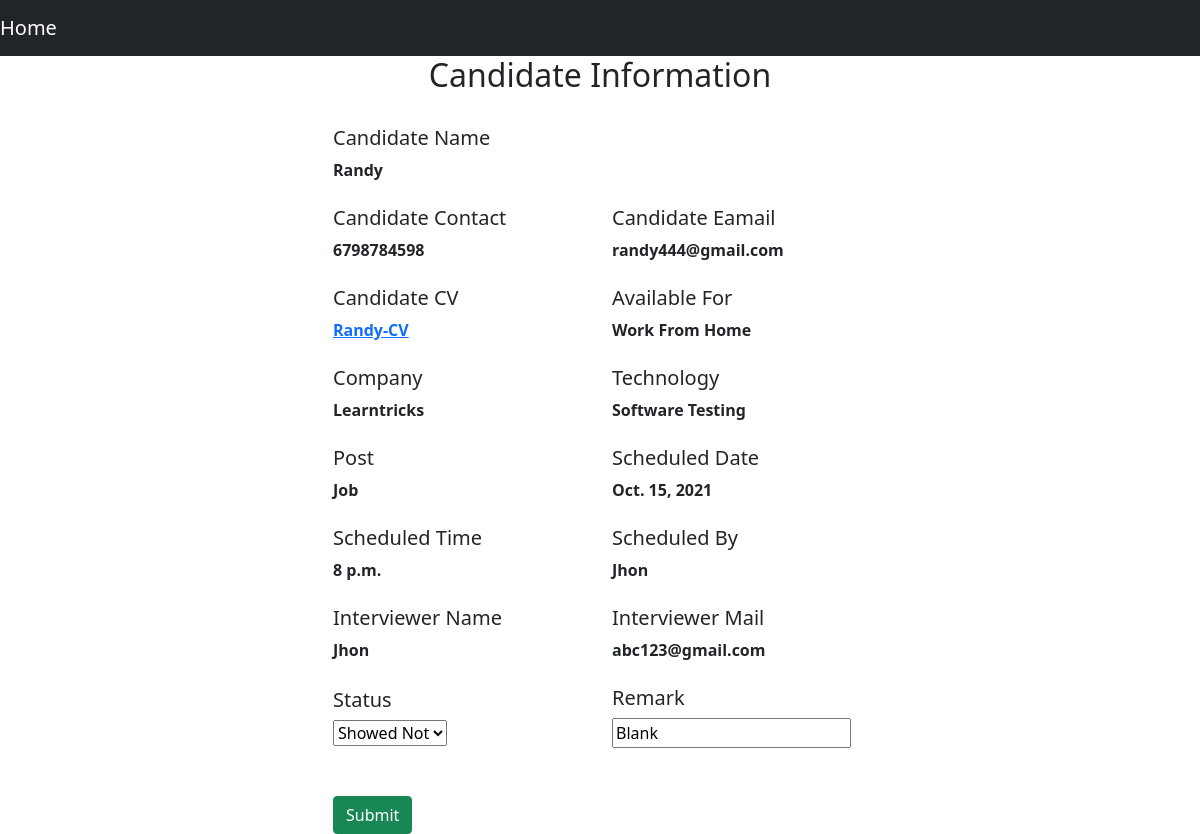
The app's page /update/31/ with its own data.
### myApp/models.py (models this page shows)
class Candidate(models.Model):
    Available_choices = [
    ('In Office','In Office'),
    ('Work From Home','Work From Home')
]
    Status_choices = [
        ('Showed Up','Showed Up'),
        ('Showed Not','Showed Not')
    ]
    Company_choices =[
        ('Uptricks','Uptricks'),
        ('Kukbit','Kukbit'),
        ('Skillbit','Skillbit'),
        ('Learntricks','Learntricks'),
        ('Challengekatta','Challengekatta'),
        ('Happieloop','Happieloop'),
        ('Internshipmela','Internshipmela')
    ]
    Technology_choices = [
        ('Video Editor Animation','Video Editor Animation'),
        ('Android Development','Android Development'),
        ('Game Development','Game Development'),
        ('Graphics Designing','Graphics Designing'),
        ('Software Testing','Software Testing'),
        ('Manual Testing','Manual Testing'),
        ('Full-stack Development','Full-stack Development'),
        ('Human Resource','Human Resource'),
        ('Digital Marketing','Digital Marketing'),
        ('Wordpress Development','Wordpress Development'),
        ('Web Auditor','Web Auditor'),
        ('Web developer','Web developer'),
        ('Business development executive','Business development executive'),
        ('Machine learning','Machine learning'),
        ('Machine learning','Machine learning'),
        ('AWS','AWS')
    ]
    Post_choices = [
        ('Internship','Internship'),
        ('Job','Job')
    ]
    name                    =       models.CharField(max_length=100)
    candidate_contact       =       models.CharField(max_length=10)
    candidate_mail          =       models.EmailField()
    candidate_cv            =       models.FileField(upload_to='media/')
    avialable_for           =       models.CharField(max_length=80,choices=Available_choices)
    company                 =       models.CharField(max_length=50,choices=Company_choices)
    technology              =       models.CharField(max_length=50,choices=Technology_choices)
    post                    =       models.CharField(max_length=50,choices=Post_choices)
    scheduled_date          =       models.DateField(auto_now_add=False)
    scheduled_time          =       models.TimeField(auto_now_add=False)
    scheduled_by            =       models.CharField(max_length=100)
    interviewr_name         =       models.CharField(max_length=100)
    interviewr_mail         =       models.EmailField()
    status                  =       models.CharField(max_length=30,choices=Status_choices,blank=True)
    remark                  =       models.CharField(max_length=200,blank=True)

### myApp/views.py (the view)
# urls.py: path('update/<int:id>/',views.update,name='update'),
def update(request, id):
    obj = get_object_or_404(Candidate, id=id)
    can_details = Candidate.objects.get(id=id)
    form = UpdateStatus(request.POST or None, instance=obj)
    context = {'form': form}
    if form.is_valid():
        obj = form.save(commit=False)
        obj.save()
        return redirect('home')
    else:
        context = {'form': form, 'can_details': can_details}
    return render(request, 'Updateform.html', context)

### myApp/forms.py
class UpdateStatus(ModelForm):
     class Meta:
        model = Candidate
        fields = ['status','remark']

### myApp/templates/Updateform.html (shortened to what this page needs)
{% load crispy_forms_tags %}
<!doctype html>
<html lang="en">
<head>
  <link href="https://cdn.jsdelivr.net/npm/bootstrap@5.1.1/dist/css/bootstrap.min.css" rel="stylesheet"
>
</head>
<body>
    <nav class="navbar navbar-expand-lg navbar-dark bg-dark">
      <a class="navbar-brand" href="{% url 'home' %}">Home</a>
      </nav>
  <div class="container">
    <section>
      <div class="container">
        <div class="row justify-content-center">
          <div class="col-12 col-md-8 col-lg-8 col-xl-6">
            <div class="row">
              <div class="col text-center">
                <h2>Candidate Information</h>
              </div>
            </div>
              <div class="row align-items-center">
                <div class="col mt-4">
                  <h5><Label>Candidate Name</Label></h5>
                  <b>{{ can_details.name }}</b>
                </div>
              </div>
              <div class="row align-items-center mt-4">
                <div class="col">
                  <h5><Label>Candidate Contact</Label></h5>
                  <b>{{ can_details.candidate_contact }}</b>
                </div>
                <div class="col">
                  <h5><Label>Candidate Eamail</Label></h5>
                 <b> {{ can_details.candidate_mail }}</b>
                </div>
              </div>
              <div class="row align-items-center mt-4">
                <div class="col">
                  <h5><Label>Candidate CV</Label></h5>
                  <b><a href="{{can_details.candidate_cv.url}}">{{ can_details.name }}-CV</a></b>
                </div>
                <div class="col">
                  <h5><Label>Available For</Label></h5>
                 <b> {{ can_details.avialable_for }}</b>
                </div>
              </div>
              <div class="row align-items-center mt-4">
                <div class="col">
                  <h5><Label>Company</Label></h5>
                 <b> {{ can_details.company }}</b>
                </div>
                <div class="col">
                  <h5><Label>Technology</Label></h5>
                 <b> {{ can_details.technology }}</b>
                </div>
              </div>
              <div class="row align-items-center mt-4">
                <div class="col">
                  <h5><Label>Post</Label></h5>
                  <b>{{ can_details.post }}</b>
                </div>
                <div class="col">
                  <h5><Label>Scheduled Date</Label></h5>
                 <b> {{ can_details.scheduled_date }}</b>
                </div>
              </div>
              <div class="row align-items-center mt-4">
                <div class="col">
                  <h5><Label>Scheduled Time</Label></h5>
                 <b> {{ can_details.scheduled_time }}</b>
                </div>
                <div class="col">
                  <h5><Label>Scheduled By</Label></h5>
                 <b> {{ can_details.scheduled_by }}</b>
                </div>
              </div>
              <div class="row align-items-center mt-4">
                <div class="col">
                  <h5><Label>Interviewer Name</Label></h5>
                <b>  {{ can_details.interviewr_name }}</b>
                </div>
                <div class="col">
                  <h5><Label>Interviewer Mail</Label></h5>
                 <b> {{ can_details.interviewr_mail }}</b>
                </div>
              </div>
              <form method="post" enctype="multipart/form-data"> {% csrf_token %}
              <div class="row align-items-center mt-4">
                <div class="col">
                  <h5><Label>Status</Label></h5>
                  {{ form.status }}
                </div>
                <div class="col">
                  <h5><Label>Remark</Label></h5>
                  {{ form.remark }}
                </div>
              </div>
            <br><br>
              <div class="form-actions">
                    <button type="submit" class="btn btn-success">Submit</button>
            </div>
            </form>
          </div>
        </div>
      </div>
  </div>
</body>
</html>

### records on screen
Candidate: name "Randy", candidate_contact "6798784598", candidate_mail "randy444@gmail.com", avialable_for "Work From Home", company "Learntricks", technology "Software Testing", post "Job", scheduled_date "Oct. 15, 2021", scheduled_time "8 p.m.", scheduled_by "Jhon", interviewr_name "Jhon", interviewr_mail "abc123@gmail.com", status "Showed Not", remark "Blank"
